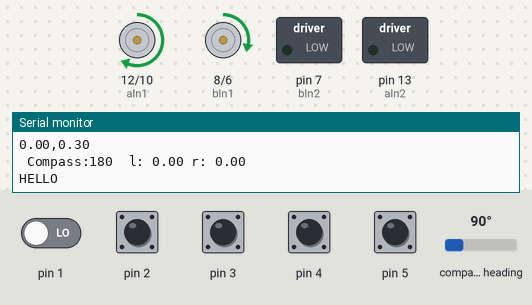
Simulated run of this sketch. Board: Arduino Uno, built with avr-gcc and run on an emulated ATmega328P. Shown: direction and speed pins drawn as motors (green arrow = direction pin HIGH = forward, orange = LOW = backward, longer = more drive), switched loads named in the sketch (green lamp = pin HIGH), the last lines printed to the serial monitor. Wiring (inferred from the names in the program): HMC5883L compass at I2C address 0x1E. The test bench sets the inputs (shaded band); at power-on: pin 2–5 HIGH, pin 1 LOW, compass heading 90°.

Above: at 1.27 s.
1.3 s: pin 2 pulled LOW for 0.15 s
At 1.63 s:
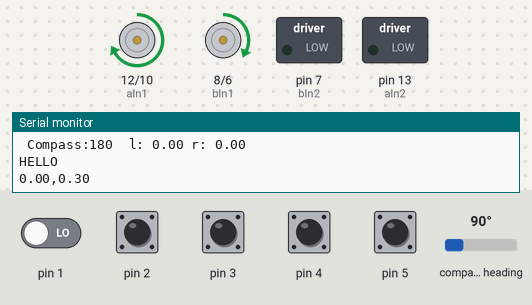
At 4.3 s:
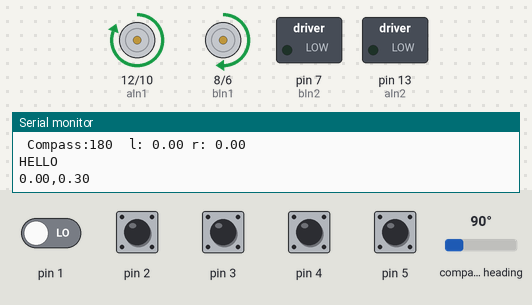
Timing chart, 0 to 5.8 s (numbered marks = the images above; inputs shaded):
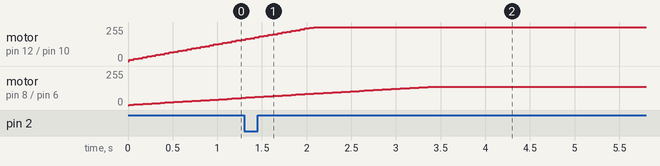

The sketch:

PID.ino
```cpp
#define ENCODER_OPTIMIZE_INTERRUPTS
#include <Encoder.h>
#include <Wire.h>
#include <HMC5883L.h>

HMC5883L compass;

//right
#define aPwm 10
#define aIn1 12
#define aIn2 13

//left
#define bPwm 6
#define bIn1 8
#define bIn2 7

#define L 0.135
#define R 0.033


float x = 0;
float y = 0.3;
float phi;

float goal_x=0.7;
float goal_y=0.3;
float vel_robot=0;
float omega_robot=0;


float integral1,integral2;
float previous_error_left,previous_error_right;

float kp_1=1,
      kd_1=0.5,

      kp_2=1,
      kd_2=0.5;

//Right
#define encAClk 3     //Interrupt Pin
#define encADT 5

//Left
#define encBClk 2     //Interrupt Pin
#define encBDT 4

Encoder knobRight(encAClk, encADT);
Encoder knobLeft(encBClk, encBDT);

int previous_encoder_left=0, previous_encoder_right=0;
int current_encoder_left=0, current_encoder_right=0;

int IntThresh=5;

float time=0,prev_time;
void motioncommand(int v, int w);

float measuredleft = 0;
float measuredright = 0;

float drive_left = 0;
float drive_right = 0;


void setup() {
  //*** Motor Driver **
  pinMode(aPwm, OUTPUT);
  pinMode(aIn1, OUTPUT);
  pinMode(aIn2, OUTPUT);
  pinMode(bPwm, OUTPUT);
  pinMode(bIn1, OUTPUT);
  pinMode(bIn2, OUTPUT);
  Wire.begin();
  compass = HMC5883L();
  compass.SetScale(1.3);
  compass.SetMeasurementMode(Measurement_Continuous);
  //*****************

  Serial.begin(9600);

}
void gotogoal();
void loop() {

  doIt();

}


void doIt(){
  for (int i = 0; i<=40; i++)
  {
    current_encoder_left = knobLeft.read();
    current_encoder_right = -knobRight.read();

    measuredleft = current_encoder_left - previous_encoder_left;
    measuredright = current_encoder_right - previous_encoder_right;
    int xDegree = get_angle();

    Serial.print(" Compass:");
    Serial.print(xDegree);
    Serial.print("  l: ");
    Serial.print(measuredleft);
    Serial.print(" r: ");
    Serial.println(measuredright);


    //  Serial.println(current_encoder_right - previous_encoder_right);
    //  Serial.print(" ");


    gotogoal();


    previous_encoder_left = current_encoder_left;
    previous_encoder_right = current_encoder_right;

    time = millis();
    delay(50 - (time-prev_time));
    prev_time = millis();
  }
}


float prev_error_dash=0;

void gotogoal()
{

 float del_encoder_left,del_encoder_right,error,error_dash;


 /*get encoder readings*/
 del_encoder_left = measuredleft;
 del_encoder_right = measuredright;

 float left_wheel_distance = 2*PI*R*del_encoder_left/60;
 float right_wheel_distance = 2*PI*R*del_encoder_right/60;
 float distance_centre = (left_wheel_distance + right_wheel_distance)/2;

 phi=get_angle()*PI/180.0;
 x += distance_centre*cos(phi);
 y += distance_centre*sin(phi);
 Serial.println("HELLO");
 Serial.print(x);
 Serial.print(",");
 Serial.println(y);


 error = atan((goal_y - y)/(goal_x - x)) - phi;
 error_dash = atan2(sin(error),cos(error));

 omega_robot = 42*error_dash + 2*(error_dash-prev_error_dash);
 prev_error_dash = error_dash;

 vel_robot = 20;
 //vel_robot = 35/(omega_robot*omega_robot+1);
 motioncommand(int(vel_robot),int(omega_robot));

}


void motioncommand(int v, int w)
{

  float derivative, derivative2, integral2, cmd_vel, v_left, v_right, error = 0, error2 = 0;


 v_right = (2*v+w*L)/(4*PI*R*20);


 v_left = (2*v-w*L)/(4*PI*R*20);


  error = v_left - measuredleft;     /*PID*/
  error2 = v_right - measuredright;  /*PID*/

  if (abs(error) < IntThresh){
      integral2 = integral2 + error;
  }
  else {
      integral2=0;
  }

  derivative = error - previous_error_left;
  derivative2 = error2 - previous_error_right;

  drive_left += kp_1*error + kd_1*derivative;
  drive_right += kp_2*error2 + kd_2*derivative2;

  drive_left = limit(drive_left);
  drive_right = limit(drive_right);

  previous_error_left = error;
  previous_error_right = error2;


  if(drive_left<0)
  {
    digitalWrite (bIn1, LOW);
    digitalWrite (bIn2, HIGH);
  }
  else
  {
    digitalWrite (bIn1, HIGH);
    digitalWrite (bIn2, LOW);
  }

  if(drive_right<0)
  {
    digitalWrite (aIn1, LOW);
    digitalWrite (aIn2, HIGH);
  }
  else
  {
    digitalWrite (aIn1, HIGH);
    digitalWrite (aIn2, LOW);
  }

  analogWrite(bPwm,(int)(abs(drive_left)));
  analogWrite(aPwm,(int)(abs(drive_right)));

  if (abs(error) < IntThresh){
    integral1 = integral1 + error;
  }
  else {
    integral1=0;
  }

}

int limit(int a)
{
  if(a<-255)
    return -255;
  if(a>255)
    return 255;
  return a;
}

void Stop(){
  digitalWrite (bIn1, LOW);
  digitalWrite (bIn2, LOW);
  digitalWrite (bIn1, LOW);
  digitalWrite (bIn2, LOW);
}

int get_angle(){
  MagnetometerRaw raw = compass.ReadRawAxis();
  MagnetometerScaled scaled = compass.ReadScaledAxis();
  float xHeading = atan2(scaled.YAxis, scaled.XAxis);
  //float yHeading = atan2(scaled.ZAxis, scaled.XAxis);
  //float zHeading = atan2(scaled.ZAxis, scaled.YAxis);

  if(xHeading < 0) xHeading += 2*PI;
  if(xHeading > 2*PI) xHeading -= 2*PI;
  //if(yHeading < 0) yHeading += 2*PI;
  //if(yHeading > 2*PI) yHeading -= 2*PI;
  //if(zHeading < 0) zHeading += 2*PI;
  //if(zHeading > 2*PI) zHeading -= 2*PI;
  float xDegrees = xHeading * 180/M_PI;
  //float yDegrees = yHeading * 180/M_PI;
  //float zDegrees = zHeading * 180/M_PI;
  return xDegrees;
}
```

Measured:
- after the input at 1.3 s, motor on pin 8 (bIn1) / pin 6 (bPwm): goes on until 3.4 s, then stays forward 137/255
